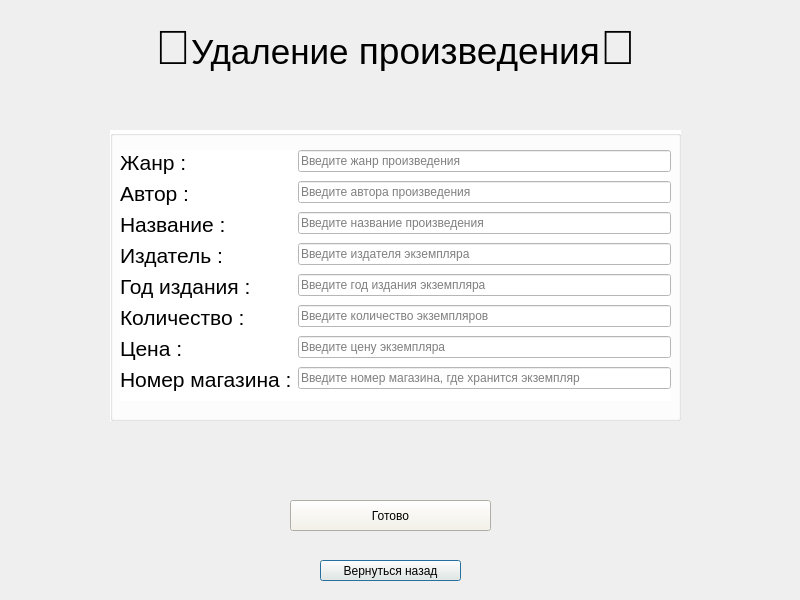
<?xml version="1.0" encoding="UTF-8"?>
<ui version="4.0">
 <class>delete_item</class>
 <widget class="QDialog" name="delete_item">
  <property name="geometry">
   <rect>
    <x>0</x>
    <y>0</y>
    <width>800</width>
    <height>600</height>
   </rect>
  </property>
  <property name="windowTitle">
   <string>Dialog</string>
  </property>
  <widget class="QLabel" name="label">
   <property name="geometry">
    <rect>
     <x>100</x>
     <y>20</y>
     <width>591</width>
     <height>51</height>
    </rect>
   </property>
   <property name="text">
    <string>&lt;html&gt;&lt;head/&gt;&lt;body&gt;&lt;p align=&quot;center&quot;&gt;&lt;span style=&quot; font-size:36pt;&quot;&gt;🧹&lt;/span&gt;&lt;span style=&quot; font-size:26pt;&quot;&gt;Удаление&lt;/span&gt;&lt;span style=&quot; font-size:28pt;&quot;&gt; произведения&lt;/span&gt;&lt;span style=&quot; font-size:36pt;&quot;&gt;🧹&lt;/span&gt;&lt;/p&gt;&lt;/body&gt;&lt;/html&gt;</string>
   </property>
  </widget>
  <widget class="QPushButton" name="pushButton">
   <property name="geometry">
    <rect>
     <x>320</x>
     <y>560</y>
     <width>141</width>
     <height>21</height>
    </rect>
   </property>
   <property name="styleSheet">
    <string notr="true">

QPushButton { background-color: #F5F2E7; /* Ярко-красный */ color: black; /* Черный текст */ } QPushButton:hover { background-color: #D32F2F; /* Темнее при наведении */ } QPushButton:pressed { background-color: #B71C1C; /* Ещё темнее при нажатии */ }
</string>
   </property>
   <property name="text">
    <string>Вернуться назад</string>
   </property>
  </widget>
  <widget class="QGroupBox" name="groupBox">
   <property name="geometry">
    <rect>
     <x>110</x>
     <y>130</y>
     <width>571</width>
     <height>291</height>
    </rect>
   </property>
   <property name="styleSheet">
    <string notr="true">background-color:white</string>
   </property>
   <property name="title">
    <string/>
   </property>
   <widget class="QWidget" name="layoutWidget">
    <property name="geometry">
     <rect>
      <x>10</x>
      <y>20</y>
      <width>551</width>
      <height>251</height>
     </rect>
    </property>
    <layout class="QFormLayout" name="formLayout">
     <item row="0" column="0">
      <widget class="QLabel" name="dfgdfg">
       <property name="text">
        <string>&lt;html&gt;&lt;head/&gt;&lt;body&gt;&lt;p&gt;&lt;span style=&quot; font-size:16pt;&quot;&gt;Жанр :&lt;/span&gt;&lt;/p&gt;&lt;/body&gt;&lt;/html&gt;</string>
       </property>
      </widget>
     </item>
     <item row="0" column="1">
      <widget class="QLineEdit" name="section">
       <property name="placeholderText">
        <string>Введите жанр произведения</string>
       </property>
      </widget>
     </item>
     <item row="1" column="0">
      <widget class="QLabel" name="dfg">
       <property name="text">
        <string>&lt;html&gt;&lt;head/&gt;&lt;body&gt;&lt;p&gt;&lt;span style=&quot; font-size:16pt;&quot;&gt;Автор &lt;/span&gt;&lt;span style=&quot; font-size:16pt;&quot;&gt;:&lt;/span&gt;&lt;/p&gt;&lt;/body&gt;&lt;/html&gt;</string>
       </property>
      </widget>
     </item>
     <item row="1" column="1">
      <widget class="QLineEdit" name="author">
       <property name="placeholderText">
        <string>Введите автора произведения</string>
       </property>
      </widget>
     </item>
     <item row="2" column="0">
      <widget class="QLabel" name="titledfgfd">
       <property name="text">
        <string>&lt;html&gt;&lt;head/&gt;&lt;body&gt;&lt;p&gt;&lt;span style=&quot; font-size:16pt;&quot;&gt;Название :&lt;/span&gt;&lt;/p&gt;&lt;/body&gt;&lt;/html&gt;</string>
       </property>
      </widget>
     </item>
     <item row="2" column="1">
      <widget class="QLineEdit" name="title">
       <property name="placeholderText">
        <string>Введите название произведения</string>
       </property>
      </widget>
     </item>
     <item row="3" column="0">
      <widget class="QLabel" name="dfggfd">
       <property name="text">
        <string>&lt;html&gt;&lt;head/&gt;&lt;body&gt;&lt;p&gt;&lt;span style=&quot; font-size:16pt;&quot;&gt;Издатель :&lt;/span&gt;&lt;/p&gt;&lt;/body&gt;&lt;/html&gt;</string>
       </property>
      </widget>
     </item>
     <item row="3" column="1">
      <widget class="QLineEdit" name="publisher">
       <property name="placeholderText">
        <string>Введите издателя экземпляра</string>
       </property>
      </widget>
     </item>
     <item row="4" column="0">
      <widget class="QLabel" name="dfgfgd">
       <property name="text">
        <string>&lt;html&gt;&lt;head/&gt;&lt;body&gt;&lt;p&gt;&lt;span style=&quot; font-size:16pt;&quot;&gt;Год издания :&lt;/span&gt;&lt;/p&gt;&lt;/body&gt;&lt;/html&gt;</string>
       </property>
      </widget>
     </item>
     <item row="4" column="1">
      <widget class="QLineEdit" name="publisher_year">
       <property name="placeholderText">
        <string>Введите год издания экземпляра</string>
       </property>
      </widget>
     </item>
     <item row="5" column="0">
      <widget class="QLabel" name="fdggfd">
       <property name="text">
        <string>&lt;html&gt;&lt;head/&gt;&lt;body&gt;&lt;p&gt;&lt;span style=&quot; font-size:16pt;&quot;&gt;Количество :&lt;/span&gt;&lt;/p&gt;&lt;/body&gt;&lt;/html&gt;</string>
       </property>
      </widget>
     </item>
     <item row="5" column="1">
      <widget class="QLineEdit" name="quantity">
       <property name="placeholderText">
        <string>Введите количество экземпляров</string>
       </property>
      </widget>
     </item>
     <item row="6" column="0">
      <widget class="QLabel" name="dfgfgd_2">
       <property name="text">
        <string>&lt;html&gt;&lt;head/&gt;&lt;body&gt;&lt;p&gt;&lt;span style=&quot; font-size:16pt;&quot;&gt;Цена :&lt;/span&gt;&lt;/p&gt;&lt;/body&gt;&lt;/html&gt;</string>
       </property>
      </widget>
     </item>
     <item row="6" column="1">
      <widget class="QLineEdit" name="price">
       <property name="placeholderText">
        <string>Введите цену экземпляра</string>
       </property>
      </widget>
     </item>
     <item row="7" column="0">
      <widget class="QLabel" name="label_2">
       <property name="text">
        <string>&lt;html&gt;&lt;head/&gt;&lt;body&gt;&lt;p&gt;&lt;span style=&quot; font-size:16pt;&quot;&gt;Номер магазина :&lt;/span&gt;&lt;/p&gt;&lt;/body&gt;&lt;/html&gt;</string>
       </property>
      </widget>
     </item>
     <item row="7" column="1">
      <widget class="QLineEdit" name="numbershop">
       <property name="placeholderText">
        <string>Введите номер магазина, где хранится экземпляр</string>
       </property>
      </widget>
     </item>
    </layout>
   </widget>
  </widget>
  <widget class="QPushButton" name="pushButton_2">
   <property name="geometry">
    <rect>
     <x>290</x>
     <y>500</y>
     <width>201</width>
     <height>31</height>
    </rect>
   </property>
   <property name="styleSheet">
    <string notr="true">
QPushButton {
    background-color: #F5F2E7; /* Ярко-красный */
    color: black;              /* Черный текст */
 
}

QPushButton:hover {
    background-color: #01eb00; /* Темнее при наведении */
}

QPushButton:pressed {
    background-color: #01a800 /* Ещё темнее при нажатии */
}


</string>
   </property>
   <property name="text">
    <string>Готово</string>
   </property>
  </widget>
 </widget>
 <resources/>
 <connections/>
</ui>
